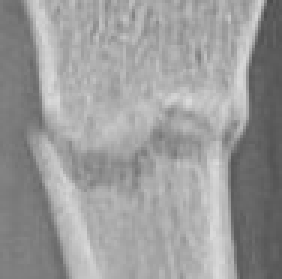
%> input picture slides/canny-step-by-step/bone.jpeg, 94 x 93 px (shown 3 times larger)
$ octave --eval "CannyEdgeDetector;"   (GNU Octave 9; MATLAB toolbox functions it lacks are replaced by stand-ins)
%> lines starting %> are read from the running program, lines starting %| are printed output that depends on the picture; in (x1, y1, x2, y2) boxes, pixels count from 0 and x2, y2 are one past the last pixel; in counts of white or black regions, pixels touching at a corner belong together; the program's own positions count from 1; long printed decimals are rounded
### slides/canny-step-by-step/NormalizeMatrix.m
% Normalize matrix
function[A] = NormalizeMatrix(A)
    A = A/max(A(:));
end

### slides/canny-step-by-step/CannyEdgeDetector.m
% Perform edge detection with interpolation during non maximum suppression
function CannyEdgeDetector()
    close all;  % Close figures
    saveImage = true;
    sigma = 1; % Gaussian filter sigma
    %% highThresholdRatio = 0.275; % High threshold ratio
    %% lowThresholdRatio = 0.25; % Low threshold ratio OF THE high threshold
    highThreshold = 0.4;
    lowThreshold = 0.2;

    % Change the current folder to the folder of this m-file.
    % Courtesy of Brett Shoelson
    if(~isdeployed)
      cd(fileparts(which(mfilename)));
    end

    im = imread('bone.jpeg');
%> im is the input picture: size 93x94 uint8; min 77, max 218, mean 154.6
    %% figure; imshow(im);
    title('Original Image');
    if saveImage
        imwrite(im, '1_original.jpg');
    end

    % Smooth with Gaussian 5x5 filter to reduce noise
    % im = rgb2gray(im);
    %% figure; imshow(im);
    title('B/W Image');
    if saveImage
        imwrite(im, '2_bw.jpg');
    end

    im = double(imsmooth(im,"Gaussian",sigma));
%> im: size 93x94 double
    %% figure; imshow(NormalizeMatrix(im));
    title('Gaussian Filter');
    if saveImage
        imwrite(NormalizeMatrix(im), '3_gaussian.jpg');
    end

    % Find the intensity gradient of the image
    Gx = SobelFilter(im, 'x');
    Gy = SobelFilter(im, 'y');
%> call 2 of SobelFilter, with filterDirection = 'y'
%> in SobelFilter (call 2), `A = imfilter(A, double(Gy), 'conv', 'replicate');`:
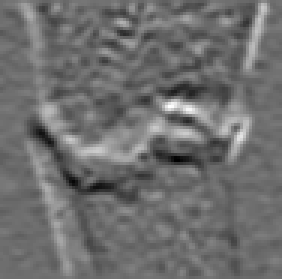
%> A: size 93x94 double (shown 3 times larger); min -92, max 121, mean 0.5; drawn with min black and max white
    Gx = imsmooth(Gx,"Gaussian",sigma);
    Gy = imsmooth(Gy,"Gaussian",sigma);
    %% figure; imshow(abs(NormalizeMatrix(Gx)));
    title('Gx Sobel Filter');
    if saveImage
        imwrite(abs(NormalizeMatrix(Gx)), '4_gx_sobel.jpg');
    end
    %% figure; imshow(abs(NormalizeMatrix(Gy)));
    title('Gy Sobel Filter');
    if saveImage
        imwrite(abs(NormalizeMatrix(Gy)), '5_gy_sobel.jpg');
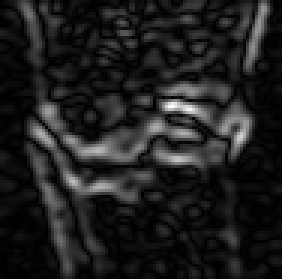
%> saved as 5_gy_sobel.jpg: size 93x94 uint8 (shown 3 times larger); min 0, max 255, mean 31
    end

    % Find the magnitude of the gradient
    Gmag = sqrt(Gx.^2 + Gy.^2);
    angle = atan2(Gy,Gx)*180/pi;
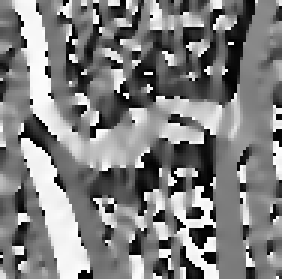
%> angle: size 93x94 double (shown 3 times larger); min -180, max 180, mean 0.6; drawn with min black and max white
    %% figure; imshow(NormalizeMatrix(Gmag));
    title('Gmag');
    if saveImage
        imwrite(NormalizeMatrix(Gmag), '6_gmag.jpg');
    end

    % Perform non-maximum suppression using interpolation
    [h,w] = size(im);
%> h = 93; w = 94
    X=[-1,0,+1 ;-1,0,+1 ;-1,0,+1];
	Y=[-1,-1,-1 ;0,0,0 ;+1,+1,+1];
    output = zeros(h,w);
    x = [0 1];
    for i=2:h-1 % row
        for j=2:w-1 % col
            if (angle(i,j)>=0 && angle(i,j)<=45) || ...
                    (angle(i,j)<-135 && angle(i,j)>=-180)
                yBot = [Gmag(i,j+1) Gmag(i+1,j+1)];
                yTop = [Gmag(i,j-1) Gmag(i-1,j-1)];
                x_est = abs(Gy(i,j)/Gmag(i,j)); % y
                if (Gmag(i,j) >= ((yBot(2)-yBot(1))*x_est+yBot(1)) && ...
                    Gmag(i,j) >= ((yTop(2)-yTop(1))*x_est+yTop(1))) % interpolation
                    output(i,j)= Gmag(i,j);
                else
                    output(i,j)=0;
                end
            elseif (angle(i,j)>45 && angle(i,j)<=90) || ...
                    (angle(i,j)<-90 && angle(i,j)>=-135)
                yBot = [Gmag(i+1,j) Gmag(i+1,j+1)];
                yTop = [Gmag(i-1,j) Gmag(i-1,j-1)];
                x_est = abs(Gx(i,j)/Gmag(i,j));
                if (Gmag(i,j) >= ((yBot(2)-yBot(1))*x_est+yBot(1)) && ...
                    Gmag(i,j) >= ((yTop(2)-yTop(1))*x_est+yTop(1)))
                    output(i,j)= Gmag(i,j);
                else
                    output(i,j)=0;
                end
            elseif (angle(i,j)>90 && angle(i,j)<=135) || ...
                    (angle(i,j)<-45 && angle(i,j)>=-90)
                yBot = [Gmag(i+1,j) Gmag(i+1,j-1)];
                yTop = [Gmag(i-1,j) Gmag(i-1,j+1)];
                x_est = abs(Gx(i,j)/Gmag(i,j));
                if (Gmag(i,j) >= ((yBot(2)-yBot(1))*x_est+yBot(1)) && ...
                    Gmag(i,j) >= ((yTop(2)-yTop(1))*x_est+yTop(1)))
                    output(i,j)= Gmag(i,j);
                else
                    output(i,j)=0;
                end
            elseif (angle(i,j)>135 && angle(i,j)<=180) || ...
                    (angle(i,j)<0 && angle(i,j)>=-45)
                yBot = [Gmag(i,j-1) Gmag(i+1,j-1)];
                yTop = [Gmag(i,j+1) Gmag(i-1,j+1)];
                x_est = abs(Gx(i,j)/Gmag(i,j));
                if (Gmag(i,j) >= ((yBot(2)-yBot(1))*x_est+yBot(1)) && ...
                    Gmag(i,j) >= ((yTop(2)-yTop(1))*x_est+yTop(1)))
                    output(i,j)= Gmag(i,j);
                else
                    output(i,j)=0;
                end
            end
        end
    end
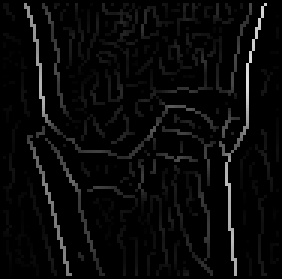
%> output: size 93x94 double (shown 3 times larger); min 0, max 226, mean 9
%> after the loop, x_est = 0.288; yBot = [0.853 2.35]; yTop = [2.73 3.19]

    Gmag = NormalizeMatrix(output);
    %% figure; imshow(Gmag);
    title('Non Maximum Suppression');
    if saveImage
        imwrite(Gmag, '7_non_maximum_suppression.jpg');
    end

    % Perform double thresholding
    %% highThreshold = max(max(Gmag))*highThresholdRatio;
    %% lowThreshold = highThreshold*lowThresholdRatio;
    fprintf("max Gmax is %f\n", max(max(Gmag)));
%| max Gmax is 1.000
    strongEdgesRow = zeros(1,h*w); % Keep track of the strong edge row index
    strongEdgesCol = zeros(1,h*w); % Keep track of the strong edge col index
    weakEdgesRow = zeros(1,h*w);  % Keep track of the weak edge row index
    weakEdgesCol = zeros(1,h*w);  % Keep track of the weak edge col index
    strongIndex = 1;
    weakIndex = 1;
    for i=2:h-1 % row
        for j=2:w-1 % col
            if Gmag(i,j) > highThreshold    % Strong edge
                Gmag(i,j) = 1;
                strongEdgesRow(strongIndex) = i;
                strongEdgesCol(strongIndex) = j;
                strongIndex = strongIndex + 1;
            elseif Gmag(i,j) < lowThreshold % No edge
                Gmag(i,j) = 0;
            else                            % Weak edge
                weakEdgesRow(weakIndex) = i;
                weakEdgesCol(weakIndex) = j;
                weakIndex = weakIndex + 1;
            end
        end
    end
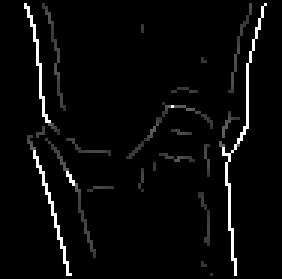
%> Gmag: size 93x94 double (shown 3 times larger); min 0, max 1, mean 0.0343
%> after the loop, strongIndex = 213; weakIndex = 328
    %% figure; imshow(Gmag);
    title('Double Threshold');
    if saveImage
        imwrite(Gmag, '8_double_threshold.jpg');
    end

    % Perform edge tracking by hysteresis
    % set(0,'RecursionLimit',10000)
    for i=1:strongIndex-1
        % Find the weak edges that are connected to strong edges and set
        % them to 1
        Gmag = FindConnectedWeakEdges(Gmag, strongEdgesRow(i),...
            strongEdgesCol(i));
    end
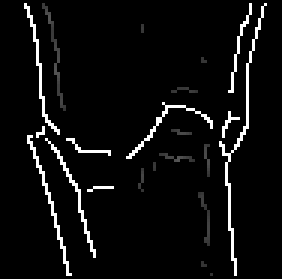
%> Gmag: size 93x94 double (shown 3 times larger); 2.23% of pixels changed, all inside (x1, y1, x2, y2) = (9, 1, 84, 86)
    %% figure; imshow(Gmag);
    title('Edge Tracking Before Clean Up');
    if saveImage
        imwrite(Gmag, '9_edge_tracking.jpg');
    end

    % Remove the remaining weak edges that are not actually edges
    % and is noise instead
    for i=1:weakIndex-1
        if Gmag(weakEdgesRow(i),weakEdgesCol(i)) ~= 1
            Gmag(weakEdgesRow(i),weakEdgesCol(i)) = 0;
        end
    end
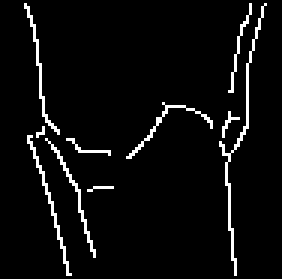
%> Gmag: size 93x94 double (shown 3 times larger); values 0 (black) and 1 (white), 4.7% white in thin lines or dots, all inside (x1, y1, x2, y2) = (8, 1, 89, 92)
    %% figure; imshow(Gmag);
    title('Edge Tracking After Clean Up');
    if saveImage
        imwrite(Gmag, '10_final.jpg');
    end

%     % MATLAB canny comparison
%     im = imread('Test_Photos/bone.jpeg');
%     im = rgb2gray(im);
%     im = edge(im, 'canny');
%% %     figure; imshow(im);
%     title('MATLAB');
end

% Perform sobel filter
function[A] = SobelFilter(A, filterDirection)
    switch filterDirection
        case 'x'
            Gx = [-1 0 +1; -2 0 +2; -1 0 +1];
            A = imfilter(A, double(Gx), 'conv', 'replicate');
        case 'y'
            Gy = [-1 -2 -1; 0 0 0; +1 +2 +1];
            A = imfilter(A, double(Gy), 'conv', 'replicate');
        otherwise
            error('Bad filter direction - try inputs ''x'' or ''y''');
    end
end

% Find weak edges that are connected to strong edges and set them to 1
function[Gmag] = FindConnectedWeakEdges(Gmag, row, col)
    for i = -3:1:3
        for j = -3:1:3
            if (row+i > 0) && (col+j > 0) && (row+i < size(Gmag,1)) && ...
                    (col+j < size(Gmag,2)) % Make sure we are not out of bounds
                if (Gmag(row+i,col+j) > 0) && (Gmag(row+i,col+j) < 1)
                    Gmag(row+i,col+j) = 1;
                    Gmag = FindConnectedWeakEdges(Gmag, row+i, col+j);
                end
            end
        end
    end
end
